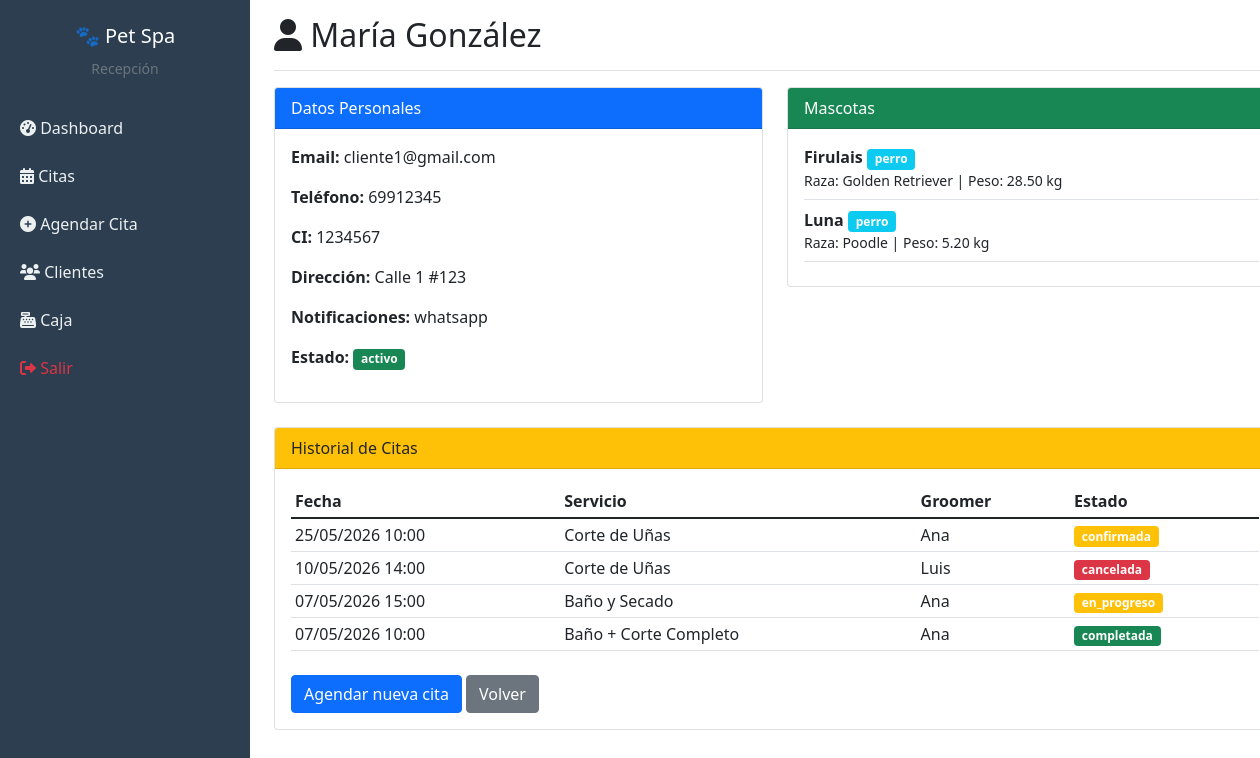
Page /recepcion/cliente_ver.php?id=1 (signed in) on the committed database.
### tables this page shows
CREATE TABLE `clientes` (
  `id` int(10) UNSIGNED NOT NULL,
  `usuario_id` int(10) UNSIGNED NOT NULL,
  `nombre` varchar(120) NOT NULL,
  `apellido` varchar(120) NOT NULL,
  `telefono` varchar(20) DEFAULT NULL,
  `ci` varchar(20) DEFAULT NULL COMMENT 'Carnet de Identidad',
  `direccion` varchar(255) DEFAULT NULL,
  `canal_notificacion` enum('email','whatsapp','sms','telegram') NOT NULL DEFAULT 'email',
  `horario_preferido` varchar(100) DEFAULT NULL,
  `created_at` timestamp NOT NULL DEFAULT current_timestamp(),
  `updated_at` timestamp NOT NULL DEFAULT current_timestamp() ON UPDATE current_timestamp()
);

CREATE TABLE `usuarios` (
  `id` int(10) UNSIGNED NOT NULL,
  `rol_id` int(10) UNSIGNED NOT NULL,
  `email` varchar(180) NOT NULL,
  `password_hash` varchar(255) NOT NULL COMMENT 'BCrypt costo 12',
  `two_factor_secret` varchar(64) DEFAULT NULL,
  `two_factor_enabled` tinyint(1) NOT NULL DEFAULT 0,
  `ip_autorizada` varchar(255) DEFAULT NULL,
  `hostname_autorizado` varchar(100) DEFAULT NULL,
  `hostname_restriccion_activa` tinyint(1) NOT NULL DEFAULT 0,
  `ip_restriccion_activa` tinyint(1) NOT NULL DEFAULT 0,
  `estado` enum('activo','inactivo','bloqueado','pendiente') NOT NULL DEFAULT 'pendiente',
  `token_activacion` varchar(100) DEFAULT NULL,
  `token_expiracion` datetime DEFAULT NULL,
  `token_recuperacion` varchar(100) DEFAULT NULL,
  `token_rec_expiracion` datetime DEFAULT NULL,
  `intentos_fallidos` tinyint(4) NOT NULL DEFAULT 0,
  `bloqueado_hasta` datetime DEFAULT NULL,
  `ultimo_acceso` datetime DEFAULT NULL,
  `creado_por` int(10) UNSIGNED DEFAULT NULL,
  `created_at` timestamp NOT NULL DEFAULT current_timestamp(),
  `updated_at` timestamp NOT NULL DEFAULT current_timestamp() ON UPDATE current_timestamp(),
  `codigo_2fa` varchar(10) DEFAULT NULL,
  `codigo_2fa_expira` datetime DEFAULT NULL
);

CREATE TABLE `mascotas` (
  `id` int(10) UNSIGNED NOT NULL,
  `nombre` varchar(80) NOT NULL,
  `especie` enum('perro','gato','otro') NOT NULL DEFAULT 'perro',
  `raza` varchar(80) DEFAULT NULL,
  `tamano` enum('pequeno','mediano','grande','gigante') NOT NULL DEFAULT 'mediano',
  `sexo` enum('macho','hembra') DEFAULT NULL,
  `fecha_nacimiento` date DEFAULT NULL,
  `peso_kg` decimal(5,2) DEFAULT NULL,
  `temperamento` enum('tranquilo','jugueton','agresivo','ansioso','otro') DEFAULT NULL,
  `alergias` text DEFAULT NULL,
  `restricciones_medicas` text DEFAULT NULL,
  `vacunas` longtext DEFAULT NULL COMMENT '[{"nombre":"..","fecha_aplicacion":"..","fecha_vencimiento":".."}]' CHECK (json_valid(`vacunas`)),
  `foto_url` varchar(255) DEFAULT NULL,
  `created_at` timestamp NOT NULL DEFAULT current_timestamp(),
  `updated_at` timestamp NOT NULL DEFAULT current_timestamp() ON UPDATE current_timestamp()
);

CREATE TABLE `citas` (
  `id` int(10) UNSIGNED NOT NULL,
  `mascota_id` int(10) UNSIGNED NOT NULL,
  `groomer_id` int(10) UNSIGNED NOT NULL,
  `servicio_id` int(10) UNSIGNED NOT NULL,
  `cliente_id` int(10) UNSIGNED NOT NULL,
  `fecha_hora_inicio` datetime NOT NULL,
  `fecha_hora_fin` datetime NOT NULL,
  `duracion_real_min` smallint(6) DEFAULT NULL,
  `estado` enum('agendada','confirmada','en_progreso','completada','cancelada','no_asistio') NOT NULL DEFAULT 'agendada',
  `precio_acordado` decimal(10,2) DEFAULT NULL,
  `notas` text DEFAULT NULL,
  `creado_por` int(10) UNSIGNED DEFAULT NULL,
  `reprogramado_fecha` datetime DEFAULT NULL,
  `reprogramado_por` int(10) UNSIGNED DEFAULT NULL,
  `motivo_cancelacion` varchar(255) DEFAULT NULL,
  `sucursal_id` int(10) UNSIGNED DEFAULT NULL,
  `created_at` timestamp NOT NULL DEFAULT current_timestamp(),
  `updated_at` timestamp NOT NULL DEFAULT current_timestamp() ON UPDATE current_timestamp()
);

CREATE TABLE `servicios` (
  `id` int(10) UNSIGNED NOT NULL,
  `nombre` varchar(120) NOT NULL,
  `descripcion` text DEFAULT NULL,
  `precio_base` decimal(10,2) NOT NULL DEFAULT 0.00,
  `duracion_base_minutos` smallint(6) NOT NULL DEFAULT 60,
  `permite_doble_booking` tinyint(1) NOT NULL DEFAULT 0,
  `requiere_bloqueo_consecutivo` tinyint(1) NOT NULL DEFAULT 0,
  `factor_tamaño_raza` longtext DEFAULT NULL CHECK (json_valid(`factor_tamaño_raza`)),
  `consumo_insumos` longtext DEFAULT NULL CHECK (json_valid(`consumo_insumos`)),
  `activo` tinyint(1) NOT NULL DEFAULT 1,
  `created_at` timestamp NOT NULL DEFAULT current_timestamp()
);

CREATE TABLE `groomers` (
  `id` int(10) UNSIGNED NOT NULL,
  `usuario_id` int(10) UNSIGNED NOT NULL,
  `nombre` varchar(120) NOT NULL,
  `apellido` varchar(120) NOT NULL,
  `telefono` varchar(20) DEFAULT NULL,
  `especialidad` varchar(120) DEFAULT NULL,
  `turno` enum('manana','tarde','completo') NOT NULL DEFAULT 'completo',
  `capacidad_simultanea` tinyint(4) NOT NULL DEFAULT 1,
  `horario_trabajo` longtext DEFAULT NULL COMMENT 'Configuración semanal JSON' CHECK (json_valid(`horario_trabajo`)),
  `estado_activo` tinyint(1) NOT NULL DEFAULT 1,
  `created_at` timestamp NOT NULL DEFAULT current_timestamp(),
  `updated_at` timestamp NOT NULL DEFAULT current_timestamp() ON UPDATE current_timestamp()
);

### recepcion/cliente_ver.php (the view, shortened to what this page needs)
<?php
$db = Database::getInstance()->getConnection();
$id = $_GET['id'] ?? 0;
$stmt = $db->prepare("SELECT c.*, u.email, u.estado FROM clientes c JOIN usuarios u ON c.usuario_id = u.id WHERE c.id = ?");
$stmt->execute([$id]);
$cliente = $stmt->fetch();
$stmt = $db->prepare("
    SELECT m.* FROM mascotas m
    JOIN mascota_dueno md ON m.id = md.mascota_id
    WHERE md.cliente_id = ?
");
$stmt->execute([$id]);
$mascotas = $stmt->fetchAll();
$stmt = $db->prepare("
    SELECT c.*, s.nombre as servicio, gr.nombre as groomer
    FROM citas c
    JOIN servicios s ON c.servicio_id = s.id
    JOIN groomers gr ON c.groomer_id = gr.id
    WHERE c.cliente_id = ?
    ORDER BY c.fecha_hora_inicio DESC
    LIMIT 10
");
$stmt->execute([$id]);
$citas = $stmt->fetchAll();
?>
<!DOCTYPE html>
<html lang="es">
<head>
    <link href="https://cdn.jsdelivr.net/npm/bootstrap@5.1.3/dist/css/bootstrap.min.css" rel="stylesheet">
    <link rel="stylesheet" href="https://cdnjs.cloudflare.com/ajax/libs/font-awesome/6.0.0/css/all.min.css">
</head>
<body>
<div class="container-fluid">
    <div class="row">
        <nav class="col-md-2 sidebar p-0">
            <div class="text-center py-4"><h5 class="text-white">🐾 Pet Spa</h5><small class="text-muted">Recepción</small></div>
            <ul class="nav flex-column">
                <li><a class="nav-link" href="index.php"><i class="fas fa-tachometer-alt"></i> Dashboard</a></li>
                <li><a class="nav-link" href="citas.php"><i class="fas fa-calendar-alt"></i> Citas</a></li>
                <li><a class="nav-link" href="cita_agendar.php"><i class="fas fa-plus-circle"></i> Agendar Cita</a></li>
                <li><a class="nav-link active" href="clientes.php"><i class="fas fa-users"></i> Clientes</a></li>
                <li><a class="nav-link" href="caja.php"><i class="fas fa-cash-register"></i> Caja</a></li>
                <li><a class="nav-link text-danger" href="../logout.php"><i class="fas fa-sign-out-alt"></i> Salir</a></li>
            </ul>
        </nav>
        <main class="col-md-10 main-content px-md-4">
            <div class="pt-3 pb-2 mb-3 border-bottom">
                <h2><i class="fas fa-user"></i> <?php echo htmlspecialchars($cliente['nombre'] . ' ' . $cliente['apellido']); ?></h2>
            </div>
            <div class="row">
                <div class="col-md-6">
                    <div class="card mb-4">
                        <div class="card-header bg-primary text-white">Datos Personales</div>
                        <div class="card-body">
                            <p><strong>Email:</strong> <?php echo $cliente['email']; ?></p>
                            <p><strong>Teléfono:</strong> <?php echo $cliente['telefono'] ?: '-'; ?></p>
                            <p><strong>CI:</strong> <?php echo $cliente['ci'] ?: '-'; ?></p>
                            <p><strong>Dirección:</strong> <?php echo $cliente['direccion'] ?: '-'; ?></p>
                            <p><strong>Notificaciones:</strong> <?php echo $cliente['canal_notificacion']; ?></p>
                            <p><strong>Estado:</strong> <span class="badge bg-<?php echo $cliente['estado']=='activo'?'success':'danger'; ?>"><?php echo $cliente['estado']; ?></span></p>
                        </div>
                    </div>
                </div>
                <div class="col-md-6">
                    <div class="card mb-4">
                        <div class="card-header bg-success text-white">Mascotas</div>
                        <div class="card-body">
                            <?php if(empty($mascotas)): ?>
                                <p class="text-muted">No tiene mascotas registradas</p>
                            <?php else: ?>
                                <?php foreach($mascotas as $m): ?>
                                <div class="border-bottom mb-2 pb-2">
                                    <strong><?php echo htmlspecialchars($m['nombre']); ?></strong>
                                    <span class="badge bg-info"><?php echo $m['especie']; ?></span>
                                    <p class="small mb-0">Raza: <?php echo $m['raza'] ?: '-'; ?> | Peso: <?php echo $m['peso_kg'] ?: '-'; ?> kg</p>
                                </div>
                                <?php endforeach; ?>
                            <?php endif; ?>
                        </div>
                    </div>
                </div>
            </div>
            <div class="card">
                <div class="card-header bg-warning">Historial de Citas</div>
                <div class="card-body">
                    <?php if(empty($citas)): ?>
                        <p class="text-muted">No hay citas registradas</p>
                    <?php else: ?>
                        <div class="table-responsive">
                            <table class="table table-sm">
                                <thead><tr><th>Fecha</th><th>Servicio</th><th>Groomer</th><th>Estado</th></tr></thead>
                                <tbody>
                                    <?php foreach($citas as $c): ?>
                                    <tr>
                                        <td><?php echo date('d/m/Y H:i', strtotime($c['fecha_hora_inicio'])); ?></td>
                                        <td><?php echo $c['servicio']; ?></td>
                                        <td><?php echo $c['groomer']; ?></td>
                                        <td><span class="badge bg-<?php echo $c['estado']=='completada'?'success':($c['estado']=='cancelada'?'danger':'warning'); ?>"><?php echo $c['estado']; ?></span></td>
                                    </tr>
                                    <?php endforeach; ?>
                                </tbody>
                            </table>
                        </div>
                    <?php endif; ?>
                    <a href="cita_agendar.php" class="btn btn-primary mt-2">Agendar nueva cita</a>
                    <a href="clientes.php" class="btn btn-secondary mt-2">Volver</a>
                </div>
            </div>
        </main>
    </div>
</div>
</body>
</html>

### recepcion/cliente_ver.php (style rules this page uses)
.sidebar { min-height: 100vh; background: #2c3e50; position: fixed; width: 250px; }
.sidebar .nav-link { color: #ecf0f1; padding: 12px 20px; }
.main-content { margin-left: 250px; }

### rows in the picture
clientes: nombre+apellido "María González", usuario.email "cliente1@gmail.com", telefono "69912345", ci "1234567", direccion "Calle 1 #123", canal_notificacion "whatsapp", usuario.estado "activo"
mascotas: nombre "Firulais", especie "perro", raza "Golden Retriever", peso_kg "28.50"
mascotas: nombre "Luna", especie "perro", raza "Poodle", peso_kg "5.20"
citas: fecha_hora_inicio "25/05/2026 10:00", servicio.nombre "Corte de Uñas", groomer.nombre "Ana", estado "confirmada"
citas: fecha_hora_inicio "10/05/2026 14:00", servicio.nombre "Corte de Uñas", groomer.nombre "Luis", estado "cancelada"
citas: fecha_hora_inicio "07/05/2026 15:00", servicio.nombre "Baño y Secado", groomer.nombre "Ana", estado "en_progreso"
citas: fecha_hora_inicio "07/05/2026 10:00", servicio.nombre "Baño + Corte Completo", groomer.nombre "Ana", estado "completada"
